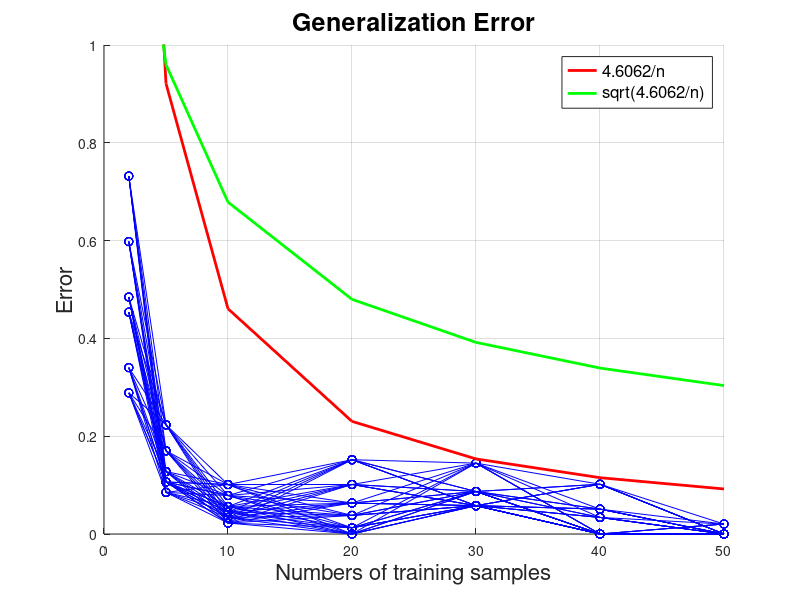

Write the MATLAB code that produced this figure.
% n = 2
error_2 = [ 0.453608247422680;
            0.288659793814433;
            0.731958762886598;
            0.484536082474227;
            0.340206185567010;
            0.597938144329897];

% n = 5
error_5 = [ 0.127659574468085;
            0.170212765957447;
            0.223404255319149;
            0.106382978723404;
            0.106382978723404;
            0.085106382978723];

% n = 10
error_10 = [   0.0787;
    0.022471910112360;
    0.101123595505618;
    0.033707865168539; 
    0.044943820224719; 
    0.056179775280899 ];

% n = 20
error_20 = [  0.063291139240506;
    0.101265822784810;
    0;
    0.037974683544304;
    0.151898734177215;
    0.012658227848101 ];

% n = 30
error_30 = [  0.086956521739130;
    0.057971014492754;
    0.144927536231884;
    0.057971014492754;
    0.086956521739130;
    0.057971014492754 ];

% n = 40
error_40 = [  0;
   0;
   0.033898305084746;
   0;
   0.050847457627119;
   0.101694915254237];

% n = 50
error_50 = [  0;
              0;
              0;
              0.020408163265306;
              0;
              0  ];

%%
n_values = [2, 5, 10, 20, 30, 40, 50];

errors = [error_2, error_5, error_10, error_20, error_30, error_40, error_50];

%%
figure;
hold on;

for j1 = 1:(length(n_values)-1)  
    j2 = j1 + 1; 
    for i1 = 1:size(errors, 1)
        for i2 = 1:size(errors, 1)
            plot([n_values(j1), n_values(j2)], [errors(i1, j1), errors(i2, j2)], '-o', 'LineWidth', 0.2, 'MarkerSize', 6, 'Color', 'b');
        end
    end
end

theoretical_1 = 4.6062 ./ n_values;
theoretical_2 = sqrt(4.6062 ./ n_values);

h1 = plot(n_values, theoretical_1, 'r-', 'LineWidth', 2); % 4.6062/n
h2 = plot(n_values, theoretical_2, 'g-', 'LineWidth', 2); % sqrt(4.6062/n)

legend([h1, h2], {'4.6062/n', 'sqrt(4.6062/n)'}, 'FontSize', 12);

xlim([0 50]);
ylim([0 1]);
xlabel('Numbers of training samples', 'FontSize', 16);
ylabel('Error', 'FontSize', 16);
title('Generalization Error', 'FontSize', 18);

grid on;
hold off;
